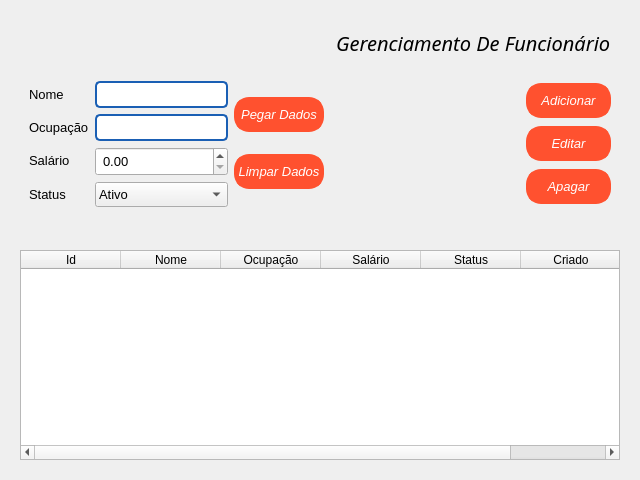
<?xml version="1.0" encoding="UTF-8"?>
<ui version="4.0">
 <class>Form</class>
 <widget class="QWidget" name="Form">
  <property name="geometry">
   <rect>
    <x>0</x>
    <y>0</y>
    <width>640</width>
    <height>480</height>
   </rect>
  </property>
  <property name="windowTitle">
   <string>Form</string>
  </property>
  <layout class="QVBoxLayout" name="verticalLayout">
   <item>
    <widget class="QFrame" name="frame">
     <property name="frameShape">
      <enum>QFrame::NoFrame</enum>
     </property>
     <property name="frameShadow">
      <enum>QFrame::Raised</enum>
     </property>
     <layout class="QVBoxLayout" name="verticalLayout_3">
      <item>
       <widget class="QFrame" name="frame_2">
        <property name="frameShape">
         <enum>QFrame::NoFrame</enum>
        </property>
        <property name="frameShadow">
         <enum>QFrame::Raised</enum>
        </property>
        <layout class="QHBoxLayout" name="horizontalLayout_3">
         <item>
          <widget class="QLabel" name="label_2">
           <property name="text">
            <string/>
           </property>
           <property name="pixmap">
            <pixmap>../../assets/icons/icons8-funcionário-homem-64.png</pixmap>
           </property>
           <property name="scaledContents">
            <bool>true</bool>
           </property>
           <property name="wordWrap">
            <bool>true</bool>
           </property>
          </widget>
         </item>
         <item>
          <spacer name="horizontalSpacer">
           <property name="orientation">
            <enum>Qt::Horizontal</enum>
           </property>
           <property name="sizeHint" stdset="0">
            <size>
             <width>40</width>
             <height>20</height>
            </size>
           </property>
          </spacer>
         </item>
         <item>
          <widget class="QLabel" name="label">
           <property name="font">
            <font>
             <family>Bahnschrift Light</family>
             <pointsize>15</pointsize>
             <weight>50</weight>
             <italic>true</italic>
             <bold>false</bold>
            </font>
           </property>
           <property name="text">
            <string>Gerenciamento De Funcionário</string>
           </property>
          </widget>
         </item>
        </layout>
       </widget>
      </item>
      <item>
       <widget class="QFrame" name="frame_3">
        <property name="frameShape">
         <enum>QFrame::NoFrame</enum>
        </property>
        <property name="frameShadow">
         <enum>QFrame::Raised</enum>
        </property>
        <layout class="QHBoxLayout" name="horizontalLayout">
         <item>
          <layout class="QFormLayout" name="formLayout">
           <item row="0" column="0">
            <widget class="QLabel" name="nomeLabel">
             <property name="font">
              <font>
               <family>Arial</family>
               <pointsize>10</pointsize>
              </font>
             </property>
             <property name="text">
              <string>Nome</string>
             </property>
            </widget>
           </item>
           <item row="0" column="1">
            <widget class="QLineEdit" name="InputName">
             <property name="maximumSize">
              <size>
               <width>450</width>
               <height>16777215</height>
              </size>
             </property>
             <property name="font">
              <font>
               <family>Arial</family>
               <pointsize>10</pointsize>
              </font>
             </property>
             <property name="styleSheet">
              <string notr="true">border: 1.5px solid rgb(26, 95, 180);
border-radius: 5px;
padding: 3px;
</string>
             </property>
            </widget>
           </item>
           <item row="1" column="0">
            <widget class="QLabel" name="descriOLabel">
             <property name="font">
              <font>
               <family>Arial</family>
               <pointsize>10</pointsize>
              </font>
             </property>
             <property name="text">
              <string>Ocupação</string>
             </property>
            </widget>
           </item>
           <item row="1" column="1">
            <widget class="QLineEdit" name="InputOccupation">
             <property name="maximumSize">
              <size>
               <width>450</width>
               <height>16777215</height>
              </size>
             </property>
             <property name="font">
              <font>
               <family>Arial</family>
               <pointsize>10</pointsize>
              </font>
             </property>
             <property name="styleSheet">
              <string notr="true">border: 1.5px solid rgb(26, 95, 180);
border-radius: 5px;
padding: 3px;
</string>
             </property>
            </widget>
           </item>
           <item row="2" column="0">
            <widget class="QLabel" name="salarioLabel">
             <property name="font">
              <font>
               <family>Arial</family>
               <pointsize>10</pointsize>
              </font>
             </property>
             <property name="text">
              <string>Salário</string>
             </property>
            </widget>
           </item>
           <item row="2" column="1">
            <widget class="QDoubleSpinBox" name="InputRemuneration">
             <property name="font">
              <font>
               <family>Arial</family>
               <pointsize>10</pointsize>
              </font>
             </property>
             <property name="styleSheet">
              <string notr="true">padding: 3px;
</string>
             </property>
             <property name="maximum">
              <double>9999.989999999999782</double>
             </property>
            </widget>
           </item>
           <item row="3" column="0">
            <widget class="QLabel" name="statusLabel">
             <property name="font">
              <font>
               <family>Arial</family>
               <pointsize>10</pointsize>
              </font>
             </property>
             <property name="text">
              <string>Status</string>
             </property>
            </widget>
           </item>
           <item row="3" column="1">
            <widget class="QComboBox" name="InputStatus">
             <property name="maximumSize">
              <size>
               <width>450</width>
               <height>16777215</height>
              </size>
             </property>
             <property name="font">
              <font>
               <family>Arial</family>
               <pointsize>10</pointsize>
              </font>
             </property>
             <property name="styleSheet">
              <string notr="true">padding: 3px;
</string>
             </property>
             <item>
              <property name="text">
               <string>Ativo</string>
              </property>
             </item>
             <item>
              <property name="text">
               <string>Desativado</string>
              </property>
             </item>
            </widget>
           </item>
          </layout>
         </item>
         <item>
          <layout class="QVBoxLayout" name="verticalLayout_4">
           <item>
            <widget class="QPushButton" name="BtnGetData">
             <property name="font">
              <font>
               <family>Arial</family>
               <pointsize>10</pointsize>
               <italic>true</italic>
              </font>
             </property>
             <property name="styleSheet">
              <string notr="true">.QPushButton{
	background-color: #FF512F;
	color: rgb(255, 255, 255);
	border: 5px solid#FF512F;
	border-radius: 15px;
	height: 25px;
	width: 75px;
}

.QPushButton:hover{
	background-color: #003973;
	border: 2px;
	color: white;
}

</string>
             </property>
             <property name="text">
              <string>Pegar Dados</string>
             </property>
            </widget>
           </item>
           <item>
            <widget class="QPushButton" name="BtnClean">
             <property name="font">
              <font>
               <family>Arial</family>
               <pointsize>10</pointsize>
               <italic>true</italic>
              </font>
             </property>
             <property name="styleSheet">
              <string notr="true">.QPushButton{
	background-color: #FF512F;
	color: rgb(255, 255, 255);
	border: 5px solid#FF512F;
	border-radius: 15px;
	height: 25px;
	width: 80px;
}

.QPushButton:hover{
	background-color: #003973;
	border: 2px;
	color: white;
}

</string>
             </property>
             <property name="text">
              <string>Limpar Dados</string>
             </property>
            </widget>
           </item>
          </layout>
         </item>
         <item>
          <spacer name="horizontalSpacer_2">
           <property name="orientation">
            <enum>Qt::Horizontal</enum>
           </property>
           <property name="sizeHint" stdset="0">
            <size>
             <width>40</width>
             <height>20</height>
            </size>
           </property>
          </spacer>
         </item>
         <item>
          <layout class="QVBoxLayout" name="verticalLayout_2">
           <item>
            <widget class="QPushButton" name="BtnAdd">
             <property name="font">
              <font>
               <family>Arial</family>
               <pointsize>10</pointsize>
               <italic>true</italic>
              </font>
             </property>
             <property name="styleSheet">
              <string notr="true">.QPushButton{
	background-color: #FF512F;
	color: rgb(255, 255, 255);
	border: 5px solid#FF512F;
	border-radius: 15px;
	height: 25px;
	width: 75px;
}

.QPushButton:hover{
	background-color: #003973;
	border: 2px;
	color: white;
}

</string>
             </property>
             <property name="text">
              <string>Adicionar</string>
             </property>
            </widget>
           </item>
           <item>
            <widget class="QPushButton" name="BtnEdit">
             <property name="font">
              <font>
               <family>Arial</family>
               <pointsize>10</pointsize>
               <italic>true</italic>
              </font>
             </property>
             <property name="styleSheet">
              <string notr="true">.QPushButton{
	background-color: #FF512F;
	color: rgb(255, 255, 255);
	border: 5px solid#FF512F;
	border-radius: 15px;
	height: 25px;
	width: 75px;
}

.QPushButton:hover{
	background-color: #003973;
	border: 2px;
	color: white;
}

</string>
             </property>
             <property name="text">
              <string>Editar</string>
             </property>
            </widget>
           </item>
           <item>
            <widget class="QPushButton" name="BtnDelete">
             <property name="font">
              <font>
               <family>Arial</family>
               <pointsize>10</pointsize>
               <italic>true</italic>
              </font>
             </property>
             <property name="styleSheet">
              <string notr="true">.QPushButton{
	background-color: #FF512F;
	color: rgb(255, 255, 255);
	border: 5px solid#FF512F;
	border-radius: 15px;
	height: 25px;
	width: 75px;
}

.QPushButton:hover{
	background-color: #003973;
	border: 2px;
	color: white;
}

</string>
             </property>
             <property name="text">
              <string>Apagar</string>
             </property>
            </widget>
           </item>
          </layout>
         </item>
        </layout>
       </widget>
      </item>
      <item>
       <widget class="QLabel" name="Alert">
        <property name="font">
         <font>
          <family>Arial Black</family>
          <pointsize>12</pointsize>
          <italic>true</italic>
         </font>
        </property>
        <property name="styleSheet">
         <string notr="true">color: rgb(255, 0, 0);</string>
        </property>
        <property name="text">
         <string/>
        </property>
        <property name="alignment">
         <set>Qt::AlignCenter</set>
        </property>
       </widget>
      </item>
      <item>
       <widget class="QTableWidget" name="Table">
        <property name="editTriggers">
         <set>QAbstractItemView::SelectedClicked</set>
        </property>
        <property name="tabKeyNavigation">
         <bool>false</bool>
        </property>
        <property name="selectionBehavior">
         <enum>QAbstractItemView::SelectRows</enum>
        </property>
        <property name="textElideMode">
         <enum>Qt::ElideRight</enum>
        </property>
        <property name="showGrid">
         <bool>false</bool>
        </property>
        <property name="gridStyle">
         <enum>Qt::DashLine</enum>
        </property>
        <column>
         <property name="text">
          <string>Id</string>
         </property>
        </column>
        <column>
         <property name="text">
          <string>Nome</string>
         </property>
        </column>
        <column>
         <property name="text">
          <string>Ocupação</string>
         </property>
        </column>
        <column>
         <property name="text">
          <string>Salário</string>
         </property>
        </column>
        <column>
         <property name="text">
          <string>Status</string>
         </property>
        </column>
        <column>
         <property name="text">
          <string>Criado</string>
         </property>
        </column>
       </widget>
      </item>
     </layout>
    </widget>
   </item>
  </layout>
 </widget>
 <resources/>
 <connections/>
</ui>
